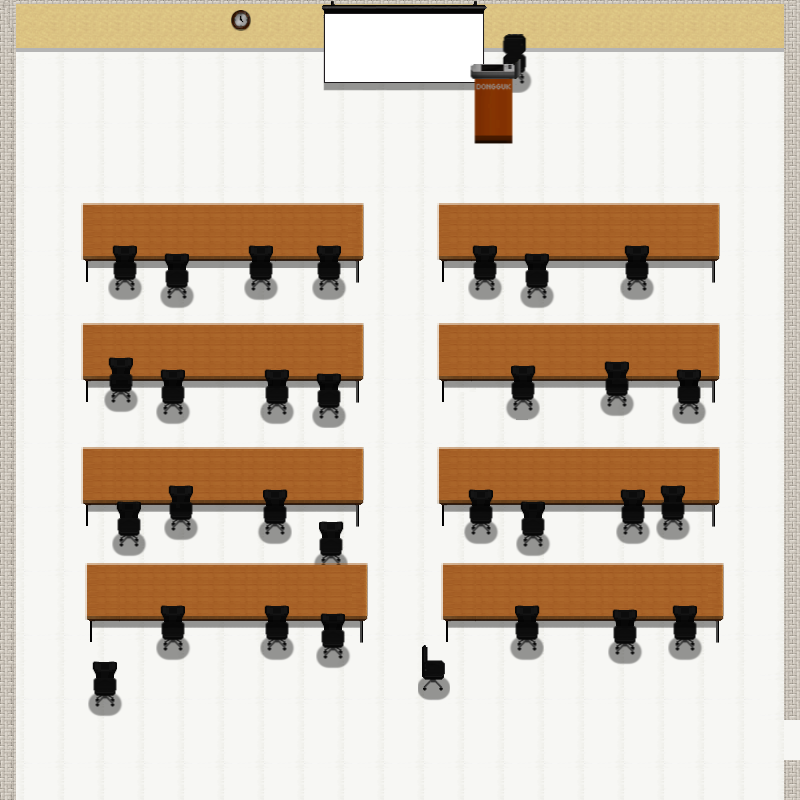

This game map was drawn from its Tiled (.tmx) file and the tilesets committed beside it. A one-line description and the trimmed map source follow:
An orthogonal 200x200 tile map with 4x4 px tiles, 5 tile layers (Floor layer, Tile Layer 3, Desks, Chairs, ...), 5 tilesets and 39 objects.

<map version="1.10" tiledversion="1.10.1" orientation="orthogonal" renderorder="right-down" width="200" height="200" tilewidth="4" tileheight="4" infinite="0" nextlayerid="9" nextobjectid="50">
 <tileset firstgid="1" source="계단 및 복도 타일.tsx" />
 <tileset firstgid="15226" source="학교최종.tsx" />
 <tileset firstgid="45851" source="Sprite_ispace.tsx" />
 <tileset firstgid="63947" source="singong_alpha_asset.tsx" />
 <tileset firstgid="81447" source="Inside_A4(tiled).tsx" />
 <layer id="1" name="Floor layer" width="200" height="200">
  <data>[40000 cells, 40000 non-empty, 273 distinct tile ids]</data>
 </layer>
 <layer id="5" name="Tile Layer 3" width="200" height="200">
  <data>[40000 cells, 1306 non-empty, 646 distinct tile ids]</data>
 </layer>
 <layer id="2" name="Desks" width="200" height="200">
  <data>[40000 cells, 10207 non-empty, 105 distinct tile ids]</data>
 </layer>
 <layer id="7" name="Chairs" width="200" height="200">
  <data>[40000 cells, 5735 non-empty, 615 distinct tile ids]</data>
 </layer>
 <layer id="6" name="Front" width="200" height="200">
  <data>[40000 cells, 1490 non-empty, 422 distinct tile ids]</data>
 </layer>
 <objectgroup id="8" name="Object Layer 1">
  <object id="10" x="84" y="202" width="280" height="80" />
  <object id="11" x="111" y="243" width="80" height="53" />
  <object id="12" x="245" y="242" width="96" height="50" />
  <object id="13" x="438" y="202" width="281" height="81" />
  <object id="14" x="470" y="240" width="81" height="53" />
  <object id="15" x="622" y="241" width="28" height="51" />
  <object id="16" x="440" y="322" width="278" height="81" />
  <object id="17" x="505" y="355" width="31" height="58" />
  <object id="18" x="602" y="354" width="28" height="54" />
  <object id="19" x="670" y="366" width="34" height="48" />
  <object id="20" x="80" y="321" width="283" height="80" />
  <object id="21" x="108" y="351" width="78" height="63" />
  <object id="22" x="265" y="363" width="75" height="55" />
  <object id="23" x="439" y="444" width="280" height="80" />
  <object id="24" x="467" y="484" width="81" height="61" />
  <object id="25" x="615" y="478" width="71" height="56" />
  <object id="26" x="82" y="446" width="280" height="78" />
  <object id="27" x="113" y="477" width="80" height="70" />
  <object id="28" x="258" y="477" width="31" height="59" />
  <object id="29" x="319" y="515" width="25" height="49" />
  <object id="30" x="443" y="562" width="282" height="81" />
  <object id="31" x="514" y="600" width="27" height="51" />
  <object id="32" x="608" y="605" width="31" height="48" />
  <object id="33" x="668" y="597" width="32" height="54" />
  <object id="34" x="87" y="562" width="281" height="83" />
  <object id="35" x="151" y="598" width="36" height="50" />
  <object id="36" x="257" y="599" width="33" height="51" />
  <object id="37" x="315" y="603" width="32" height="57" />
  <object id="38" x="90" y="657" width="27" height="49" />
  <object id="39" x="420" y="643" width="25" height="51" />
  <object id="40" x="319" y="-3" width="165" height="90" />
  <object id="41" x="469" y="62" width="46" height="84" />
  <object id="42" x="499" y="30" width="29" height="52" />
  <object id="43" x="-0.166667" y="-1" width="800.167" height="51.6667" />
  <object id="44" x="0.833333" y="0" width="11.1667" height="800.5" />
  <object id="45" x="783.5" y="-1.33333" width="16.5" height="721.833" />
  <object id="46" x="784.333" y="761.167" width="17.3333" height="38.6667" />
  <object id="47" x="1.33333" y="798" width="800.667" height="10.6667" />
  <object id="49" x="801.333" y="716" width="25.3333" height="64" />
 </objectgroup>
</map>
